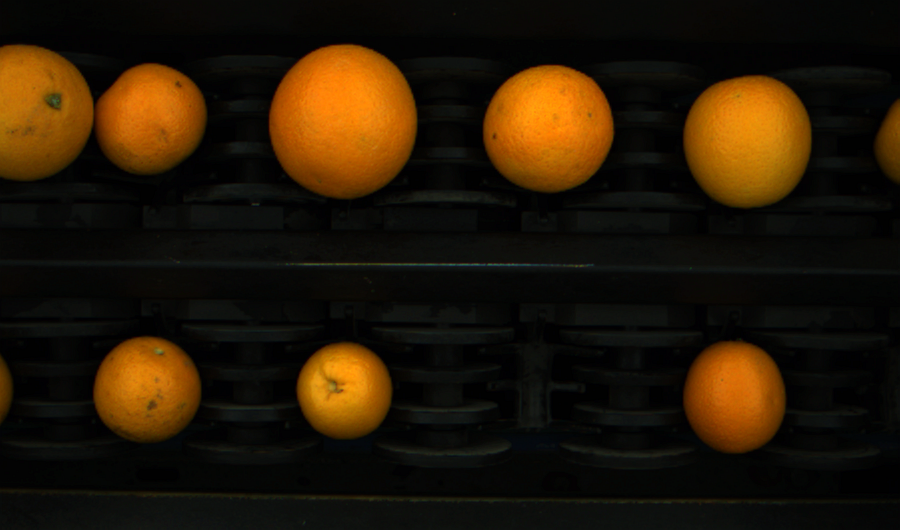
#> input picture 1.bmp, 900 x 530 px
$ python -i automatic.py   (imports and definitions only)
#> lines starting #> are read from the running program, lines starting #| are printed output that depends on the picture; after the words box and inside, x2 and y2 are one past the last pixel; in counts of white or black regions, pixels touching at a corner belong together
import cv2 as cv
import numpy as np
import os


def automtic_oranges(image_path):
#> called with image_path = '1.bmp'
    size_list = []
    color_list = []

    # Read the image
    image = cv.imread(image_path)
#> image is the input picture: shape (530, 900, 3); mean B, G, R 6, 23.7, 37.5
    copy_img = image.copy()

    # Convert the image to the HSV color space
    hsv = cv.cvtColor(image, cv.COLOR_BGR2HSV)
#> hsv: shape (530, 900, 3); mean H, S, V 46.9, 123.8, 38.5

    # Define the color range for orange and green in the HSV space
    lower_orange_and_green = np.array([0, 40, 40])
    upper_orange_and_green = np.array([70, 255, 255])

    hsv_copy = image.copy()

    # Threshold the image to get a binary mask
    mask = cv.inRange(hsv, lower_orange_and_green, upper_orange_and_green)
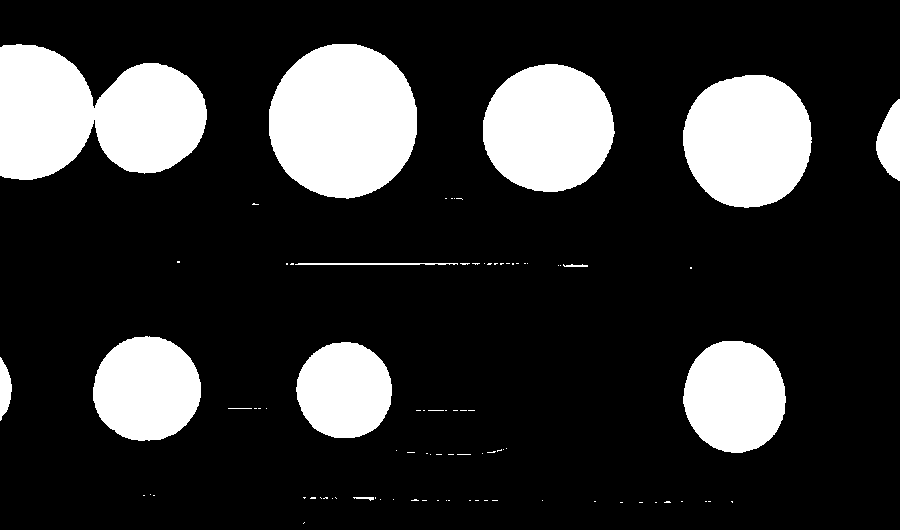
#> mask: shape (530, 900); 19.5% white; 89 white regions (76 under 20 px)

    # Find contours in the binary mask
    contours, hierarchy = cv.findContours(mask, cv.RETR_EXTERNAL, cv.CHAIN_APPROX_SIMPLE)
#> contours = 89 contours, 77 with area under 20; largest, box (x1, y1, x2, y2) and area: (0, 44, 207, 180) 19844, (269, 44, 417, 199) 17885, (683, 75, 812, 208) 13420, (483, 64, 615, 192) 13026, (683, 341, 786, 453) 8912

    # Filter the contours based on area
    filtered_contours = [contour for contour in contours if cv.contourArea(contour) >= 500]
#> filtered_contours = 8 contours; box (x1, y1, x2, y2) and area: (0, 44, 207, 180) 19844, (269, 44, 417, 199) 17885, (683, 75, 812, 208) 13420, (483, 64, 615, 192) 13026, (683, 341, 786, 453) 8912, (93, 336, 201, 441) 8732, (296, 342, 392, 438) 7119, (876, 99, 900, 181) 1249

    # Apply convex hull to the filtered contours
    hull_contours = [cv.convexHull(contour) for contour in filtered_contours]
#> hull_contours = 8 contours; box (x1, y1, x2, y2) and area: (0, 44, 207, 180) 23469, (269, 44, 417, 199) 18024, (683, 75, 812, 208) 13556, (483, 64, 615, 192) 13154, (683, 341, 786, 453) 9008, (93, 336, 201, 441) 8838, (296, 342, 392, 438) 7208, (876, 99, 900, 181) 1274

    # Create a mask with only the hull contours
    mask_2 = np.zeros_like(hsv, dtype=np.uint8)
    mask_2 = cv.cvtColor(mask_2, cv.COLOR_BGR2GRAY)
    cv.drawContours(mask_2, hull_contours, -1, (255, 255, 255), thickness=cv.FILLED)
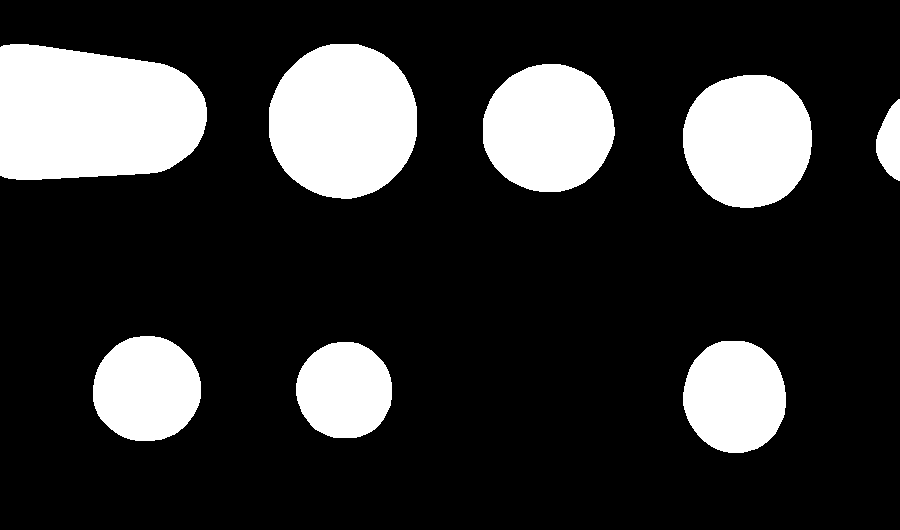
#> mask_2: shape (530, 900); 20.1% white; 8 white regions

    # Apply the mask to the image
    image_copy = cv.bitwise_and(image, image, mask=mask_2)
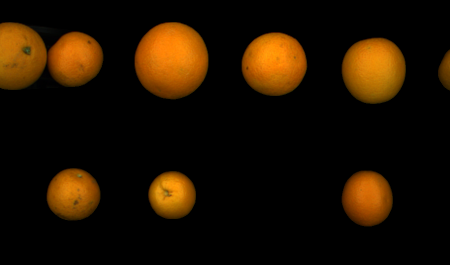
#> image_copy: shape (530, 900, 3) (shown at 1/2 size); mean B, G, R 0.6, 16.9, 31.1

    # Draw index number in the center of each contour
    for i, contour in enumerate(filtered_contours):
        M = cv.moments(contour)
        if M["m00"] == 0:
            continue
        cX = int(M["m10"] / M["m00"])
        cY = int(M["m01"] / M["m00"])
        cv.putText(image_copy, str(i + 1), (cX, cY), cv.FONT_HERSHEY_SIMPLEX, 1, (255, 200, 0), 4)
#> this loop made 8 passes
#> (cX, cY) on passes 1 to 8: (344, 389), (734, 396), (146, 388), (889, 141), (747, 140), (548, 127), (342, 120), (92, 114)
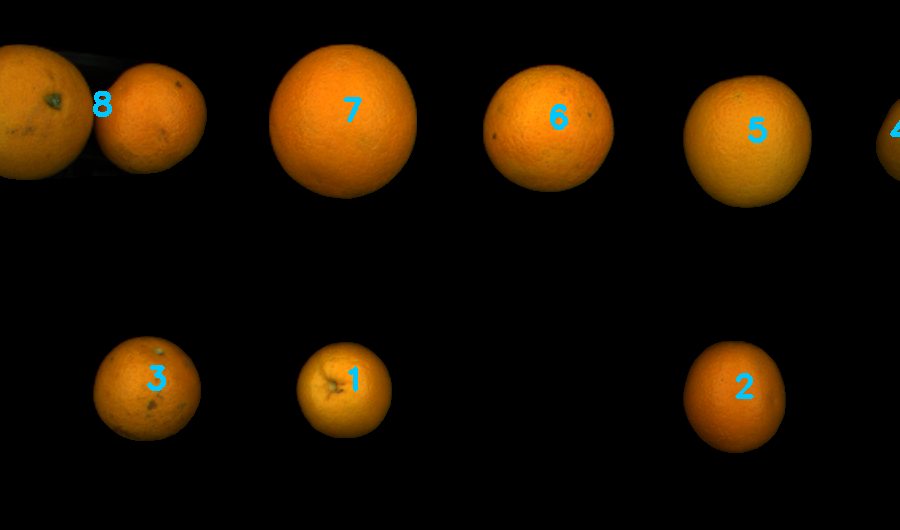
#> image_copy: shape (530, 900, 3); 0.39% of pixels changed, all inside (x1, y1, x2, y2) = (93, 91, 900, 399)

    # Find contours in the binary mask
    contours, hierarchy = cv.findContours(mask_2, cv.RETR_EXTERNAL, cv.CHAIN_APPROX_SIMPLE)
#> contours = 8 contours; box (x1, y1, x2, y2) and area: (0, 44, 207, 180) 23472, (269, 44, 417, 199) 18028, (683, 75, 812, 208) 13554, (483, 64, 615, 192) 13152, (683, 341, 786, 453) 9011, (93, 336, 201, 441) 8834, (296, 342, 392, 438) 7210, (876, 99, 900, 181) 1280

    contour_area = []
    for contour in hull_contours:
        area = cv.contourArea(contour)

        (x, y), (major_axis, minor_axis), angle = cv.fitEllipse(contour)
        ellipticity = major_axis / minor_axis
        perimeter = cv.arcLength(contour, True)
        # Calculate circularity as 4*pi*area/perimeter^2
        circularity = (4 * np.pi * area) / (perimeter * perimeter)

        # Define circularity and ellipticity thresholds based on your requirements
        circularity_threshold = 0.95
        ellipticity_threshold = 0.95

        # If the contour's circularity and ellipticity are above the thresholds, consider it as an orange
        if circularity > circularity_threshold or ellipticity > ellipticity_threshold:
            # draw the contour
            cv.drawContours(image_copy, [contour], 0, (0, 255, 0), 3)

            # find the moments of the contour
            M = cv.moments(contour)
            # calculate the centroid of the contour
            cx = int(M['m10'] / M['m00'])
            cy = int(M['m01'] / M['m00'])
            # radius = int(np.sqrt(area/np.pi))
            radius = (major_axis + minor_axis) / 4
            # orange_radii.append(radius)
        # cv.putText(image_copy, "R=%d" % radius, (int(cx-radius), int(cy-radius)), cv.FONT_HERSHEY_SIMPLEX, 1, (0, 0, 255), 2)

        # If the contour's circularity and ellipticity are above the thresholds, consider it as an orange
        if circularity > circularity_threshold or ellipticity > ellipticity_threshold:
            # Create a mask for the contour
            mask = np.zeros_like(image)
            cv.drawContours(mask, [contour], -1, (255, 255, 255), -1)

            # Calculate mean values of a and b channels for pixels inside contour
            a_mean = np.mean(image[np.where(mask[..., 0] == 255)][..., 1])
            b_mean = np.mean(image[np.where(mask[..., 0] == 255)][..., 2])

            # Calculate CCI for the contour
            L = 100  # Reference illuminant
            CCI = 1000 * (a_mean / (L * b_mean))

            # Map the CCI value to the range of 0 to 99
            CCI = np.clip(CCI, -24, 22)
            CCI = (CCI + 24) * (99 / 46)

            # Append the valid CCI value to the result list
            size_list.append(radius)
            color_list.append(CCI)
#> this loop made 8 passes
#> (area, x, y, major_axis, minor_axis, angle, ellipticity, perimeter) on passes 1, 2, 3, 5, 6, 7: (7208.5, 344, 390, 95.39, 97.07, 160.8, 0.983, 301.7), (9008.5, 734.4, 396.3, 102, 113.2, 172.5, 0.901, 337.9), (8837.5, 146.3, 388.6, 104.9, 108, 74.87, 0.971, 334), (13555.5, 747.5, 140.1, 129.2, 134.4, 6.57, 0.961, 413.8), (13154, 548.2, 127.8, 127.5, 132, 70.64, 0.966, 407.4), (18024, 342.9, 120.6, 149, 154.9, 9.88, 0.962, 476.9)
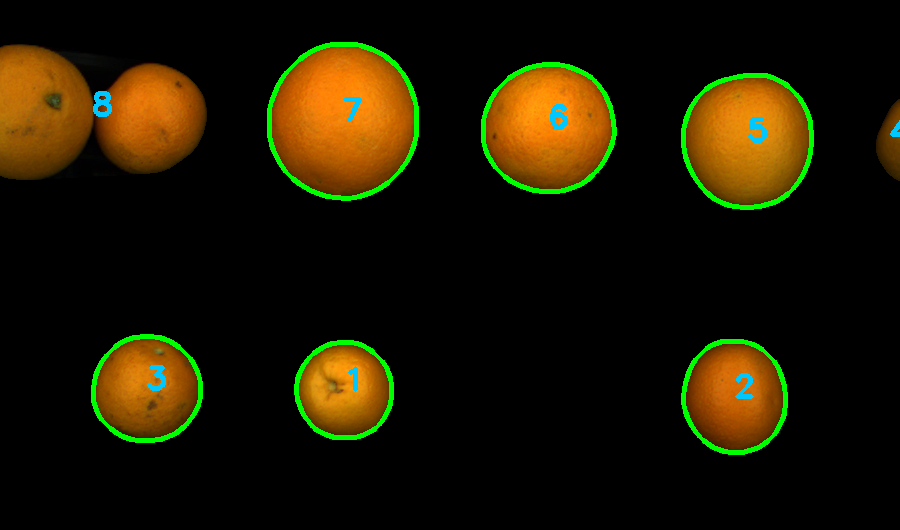
#> image_copy: shape (530, 900, 3); 2.31% of pixels changed, all inside (x1, y1, x2, y2) = (91, 42, 814, 455)
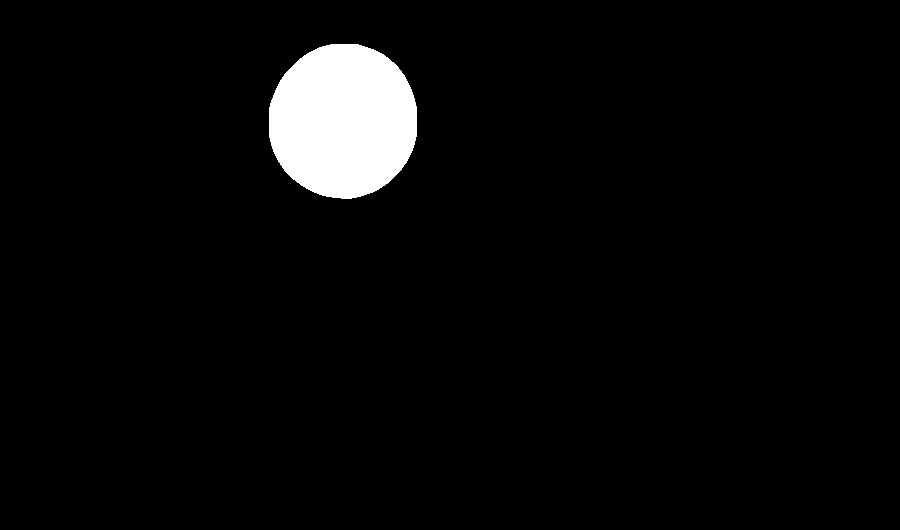
#> mask: shape (530, 900, 3); 3.8% white; 1 white region, box (x1, y1, x2, y2) and area: (269, 44, 417, 199) 18243
#> after the loop, color_list = [64.56, 62.15, 63.57, 64.39, 63.11, 62.71]; size_list = [48.12, 53.8, 53.23, 65.92, 64.88, 75.98]

    return size_list, color_list

>>> result = automtic_oranges('1.bmp')
#> result = ([48.12, 53.8, 53.23, 65.92, 64.88, 75.98], [64.56, 62.15, 63.57, 64.39, 63.11, 62.71])

$ run again, on 2.bmp
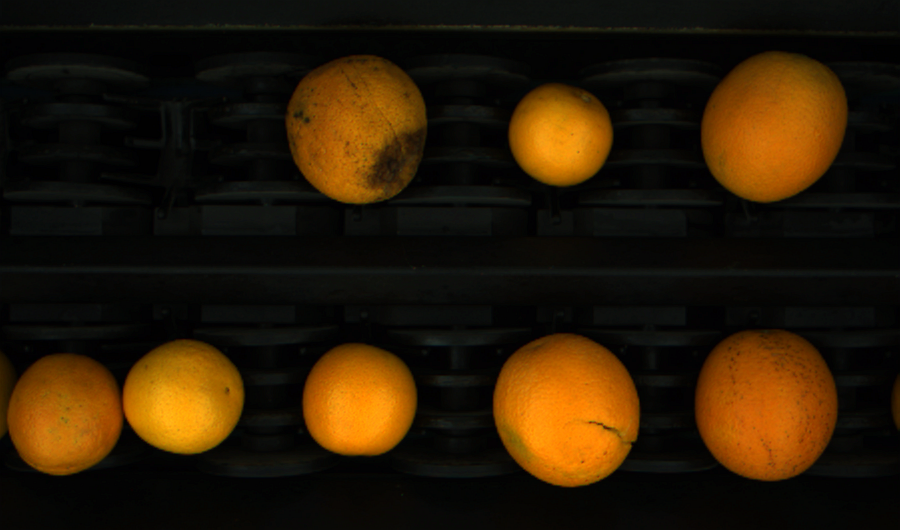
#> input picture 2.bmp, 900 x 530 px
#> in automtic_oranges, image is the input picture: shape (530, 900, 3); mean B, G, R 5.7, 26.2, 42.1
#> hsv: shape (530, 900, 3); mean H, S, V 45.9, 130.5, 43
#> in automtic_oranges, `contours, hierarchy = cv.findContours(mask, cv.RETR_EXTERNAL, cv.CHAIN..`: contours = 40 contours, 29 with area under 20; largest, box (x1, y1, x2, y2) and area: (0, 339, 245, 475) 22271, (493, 333, 640, 487) 17478, (695, 330, 838, 481) 17030, (701, 52, 848, 203) 16875, (286, 55, 427, 204) 16118
#> filtered_contours = 7 contours; box (x1, y1, x2, y2) and area: (0, 339, 245, 475) 22271, (493, 333, 640, 487) 17478, (695, 330, 838, 481) 17030, (701, 52, 848, 203) 16875, (286, 55, 427, 204) 16118, (302, 343, 417, 456) 10271, (508, 84, 613, 187) 8231
#> hull_contours = 7 contours; box (x1, y1, x2, y2) and area: (0, 339, 245, 475) 26522, (493, 333, 640, 487) 17645, (695, 330, 838, 481) 17216, (701, 52, 848, 203) 17040, (286, 55, 427, 204) 16518, (302, 343, 417, 456) 10380, (508, 84, 613, 187) 8336
#> mask_2: shape (530, 900); 24.1% white; 7 white regions
#> the loop in automtic_oranges, `for i, contour in enumerate(filtered_contours):` made 7 passes
#> (cX, cY) on passes 1 to 7: (358, 400), (120, 405), (566, 409), (765, 404), (560, 134), (355, 128), (773, 126)
#> after the loop in automtic_oranges, `for i, contour in enumerate(filtered_contours):`:
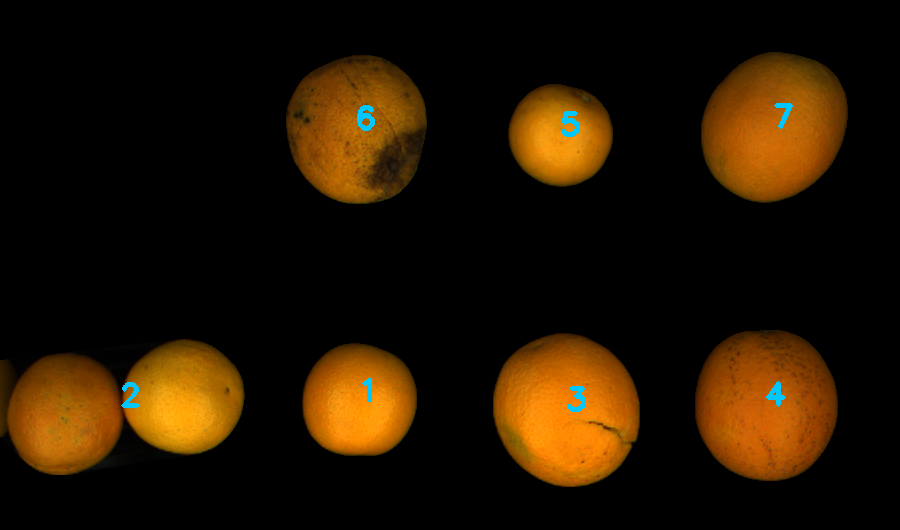
#> image_copy: shape (530, 900, 3); mean B, G, R 1.6, 20.3, 35.5
#> in automtic_oranges, `contours, hierarchy = cv.findContours(mask_2, cv.RETR_EXTERNAL, cv.CHA..`: contours = 7 contours; box (x1, y1, x2, y2) and area: (0, 339, 245, 475) 26522, (493, 333, 640, 487) 17649, (695, 330, 838, 481) 17212, (701, 52, 848, 203) 17044, (286, 55, 427, 204) 16522, (302, 343, 417, 456) 10376, (508, 84, 613, 187) 8333
#> the loop in automtic_oranges, `for contour in hull_contours:` made 7 passes
#> (area, x, y, major_axis, minor_axis, angle, ellipticity, perimeter) on passes 1, 3, 4, 5, 6, 7: (10380, 358.7, 400.5, 114.9, 116.6, 62.18, 0.986, 362.5), (17645, 566.1, 409.6, 144.9, 155.8, 150.1, 0.93, 472.2), (17216.5, 765.5, 404.2, 143.5, 154, 170.7, 0.932, 466.6), (8336.5, 560, 134.6, 102, 104.9, 113.9, 0.972, 324.6), (16518, 356.9, 128.7, 141.4, 150.3, 174.5, 0.941, 457.6), (17040.5, 773.4, 126, 138.2, 157.9, 40.62, 0.875, 465.4)
#> after the loop in automtic_oranges, `for contour in hull_contours:`:
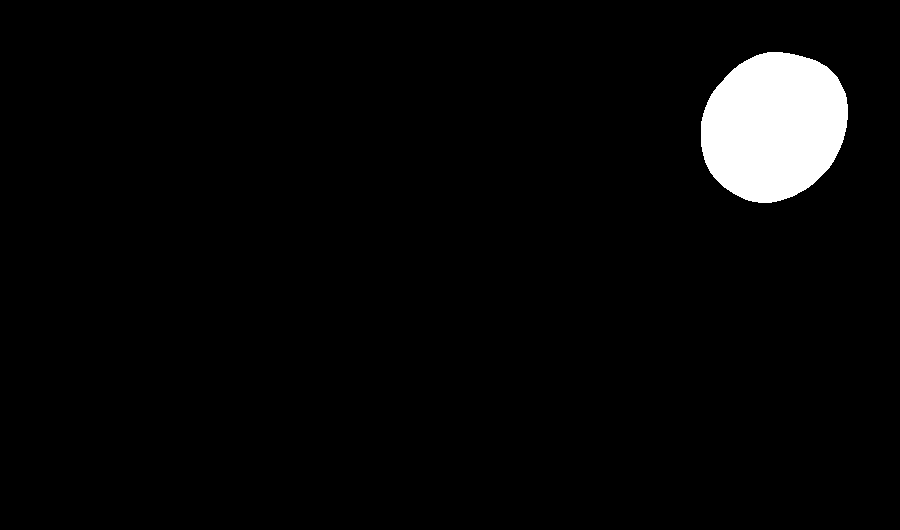
#> mask: shape (530, 900, 3); 3.6% white; 1 white region, box (x1, y1, x2, y2) and area: (701, 52, 848, 203) 17254
#> after the loop in automtic_oranges, `for contour in hull_contours:`: color_list = [63.69, 63.19, 61.8, 64.5, 64.02, 63.12]; size_list = [57.87, 75.17, 74.39, 51.73, 72.93, 74.02]
#> result = ([57.87, 75.17, 74.39, 51.73, 72.93, 74.02], [63.69, 63.19, 61.8, 64.5, 64.02, 63.12])

$ run again, on 3.bmp
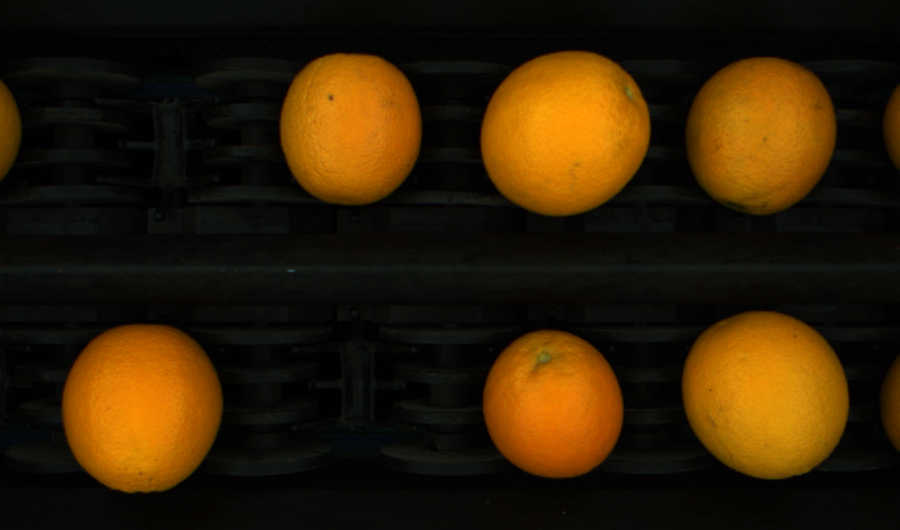
#> input picture 3.bmp, 900 x 530 px
#> in automtic_oranges, image is the input picture: shape (530, 900, 3); mean B, G, R 5.6, 30.9, 49
#> hsv: shape (530, 900, 3); mean H, S, V 43.3, 137.4, 49.9
#> in automtic_oranges, `contours, hierarchy = cv.findContours(mask, cv.RETR_EXTERNAL, cv.CHAIN..`: contours = 11 contours, 2 with area under 20; largest, box (x1, y1, x2, y2) and area: (480, 50, 651, 216) 21956, (682, 311, 849, 479) 21911, (61, 324, 223, 493) 21468, (687, 57, 837, 215) 18270, (279, 53, 422, 205) 17332
#> filtered_contours = 9 contours; largest, box (x1, y1, x2, y2) and area: (480, 50, 651, 216) 21956, (682, 311, 849, 479) 21911, (61, 324, 223, 493) 21468, (687, 57, 837, 215) 18270, (279, 53, 422, 205) 17332
#> hull_contours = 9 contours; largest, box (x1, y1, x2, y2) and area: (480, 50, 651, 216) 22110, (682, 311, 849, 479) 22084, (61, 324, 223, 493) 21638, (687, 57, 837, 215) 18484, (279, 53, 422, 205) 17484
#> mask_2: shape (530, 900); 25.8% white; 9 white regions
#> the loop in automtic_oranges, `for i, contour in enumerate(filtered_contours):` made 9 passes
#> (cX, cY) on passes 1 to 8: (892, 405), (552, 404), (141, 407), (765, 394), (893, 124), (7, 129), (761, 133), (350, 127)
#> after the loop in automtic_oranges, `for i, contour in enumerate(filtered_contours):`:
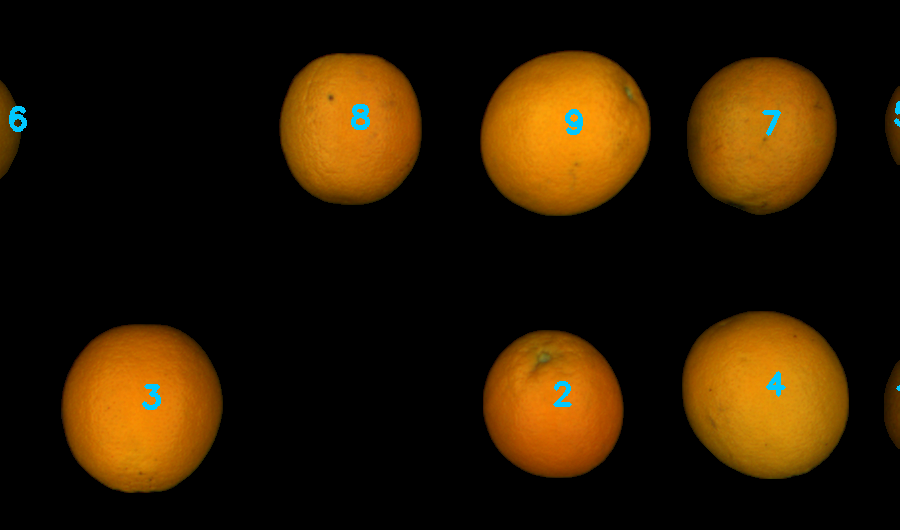
#> image_copy: shape (530, 900, 3); mean B, G, R 1.9, 25.1, 42.4
#> in automtic_oranges, `contours, hierarchy = cv.findContours(mask_2, cv.RETR_EXTERNAL, cv.CHA..`: contours = 9 contours; largest, box (x1, y1, x2, y2) and area: (480, 50, 651, 216) 22111, (682, 311, 849, 479) 22082, (61, 324, 223, 493) 21645, (687, 57, 837, 215) 18484, (279, 53, 422, 205) 17484
#> the loop in automtic_oranges, `for contour in hull_contours:` made 9 passes
#> (area, x, y, major_axis, minor_axis, angle, ellipticity, perimeter) on passes 2, 3, 4, 7, 8, 9: (16393, 552.7, 404.5, 139.4, 150.6, 158.4, 0.926, 455.1), (21637.5, 141.1, 407.2, 160.6, 172.7, 10.7, 0.93, 523), (22084, 765.4, 394.2, 161.3, 175.4, 136.5, 0.919, 528.4), (18484, 760.8, 133.9, 148.6, 159.7, 22.19, 0.93, 483.6), (17484, 350.2, 127.5, 143.7, 156.4, 179.9, 0.919, 470.5), (22110, 564.7, 132.4, 161, 175.4, 55.22, 0.917, 528.5)
#> after the loop in automtic_oranges, `for contour in hull_contours:`:
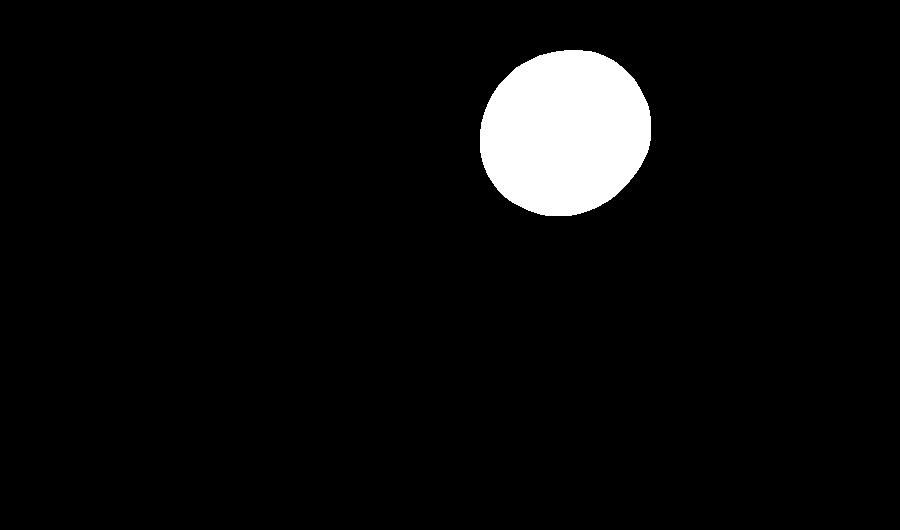
#> mask: shape (530, 900, 3); 4.7% white; 1 white region, box (x1, y1, x2, y2) and area: (480, 50, 651, 216) 22349
#> after the loop in automtic_oranges, `for contour in hull_contours:`: color_list = [62.55, 63.37, 65.12, 64.36, 63.91, 64.27]; size_list = [72.51, 83.31, 84.16, 77.08, 75.02, 84.1]
#> result = ([72.51, 83.31, 84.16, 77.08, 75.02, 84.1], [62.55, 63.37, 65.12, 64.36, 63.91, 64.27])
